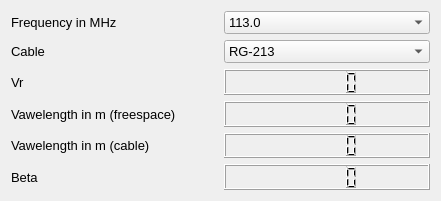
  <widget class="QWidget" name="gridLayoutWidget">
   <property name="geometry">
    <rect>
     <x>10</x>
     <y>30</y>
     <width>441</width>
     <height>201</height>
    </rect>
   </property>
   <property name="font">
    <font>
     <pointsize>10</pointsize>
    </font>
   </property>
   <layout class="QGridLayout" name="gridLayout">
    <item row="3" column="0">
     <widget class="QLabel" name="lblWavelength">
      <property name="sizePolicy">
       <sizepolicy hsizetype="Preferred" vsizetype="Minimum">
        <horstretch>0</horstretch>
        <verstretch>0</verstretch>
       </sizepolicy>
      </property>
      <property name="font">
       <font>
        <pointsize>10</pointsize>
       </font>
      </property>
      <property name="text">
       <string>Vawelength in m (freespace)</string>
      </property>
     </widget>
    </item>
    <item row="0" column="1">
     <widget class="QComboBox" name="cbFreq">
      <property name="font">
       <font>
        <pointsize>10</pointsize>
       </font>
      </property>
      <item>
       <property name="text">
        <string>113.0</string>
       </property>
      </item>
      <item>
       <property name="text">
        <string>115.1</string>
       </property>
      </item>
      <item>
       <property name="text">
        <string>116.3</string>
       </property>
      </item>
     </widget>
    </item>
    <item row="2" column="0">
     <widget class="QLabel" name="lblVr">
      <property name="sizePolicy">
       <sizepolicy hsizetype="Preferred" vsizetype="Minimum">
        <horstretch>0</horstretch>
        <verstretch>0</verstretch>
       </sizepolicy>
      </property>
      <property name="font">
       <font>
        <pointsize>10</pointsize>
       </font>
      </property>
      <property name="text">
       <string>Vr</string>
      </property>
     </widget>
    </item>
    <item row="2" column="1">
     <widget class="QLCDNumber" name="lcdVr">
      <property name="font">
       <font>
        <pointsize>10</pointsize>
       </font>
      </property>
     </widget>
    </item>
    <item row="4" column="1">
     <widget class="QLCDNumber" name="lcdWavelengthCable">
      <property name="font">
       <font>
        <pointsize>10</pointsize>
       </font>
      </property>
      <property name="value" stdset="0">
       <double>0.000000000000000</double>
      </property>
      <property name="intValue" stdset="0">
       <number>0</number>
      </property>
     </widget>
    </item>
    <item row="1" column="0">
     <widget class="QLabel" name="lblCable">
      <property name="font">
       <font>
        <pointsize>10</pointsize>
       </font>
      </property>
      <property name="text">
       <string>Cable</string>
      </property>
     </widget>
    </item>
    <item row="0" column="0">
     <widget class="QLabel" name="lblFreq">
      <property name="font">
       <font>
        <pointsize>10</pointsize>
       </font>
      </property>
      <property name="text">
       <string>Frequency in MHz</string>
      </property>
     </widget>
    </item>
    <item row="1" column="1">
     <widget class="QComboBox" name="cbCable">
      <property name="font">
       <font>
        <pointsize>10</pointsize>
       </font>
      </property>
      <item>
       <property name="text">
        <string>RG-213</string>
       </property>
      </item>
      <item>
       <property name="text">
        <string>RG-214</string>
       </property>
      </item>
     </widget>
    </item>
    <item row="3" column="1">
     <widget class="QLCDNumber" name="lcdWavelength">
      <property name="font">
       <font>
        <pointsize>10</pointsize>
       </font>
      </property>
      <property name="value" stdset="0">
       <double>0.000000000000000</double>
      </property>
      <property name="intValue" stdset="0">
       <number>0</number>
      </property>
     </widget>
    </item>
    <item row="4" column="0">
     <widget class="QLabel" name="lblWavelengthCable">
      <property name="sizePolicy">
       <sizepolicy hsizetype="Preferred" vsizetype="Minimum">
        <horstretch>0</horstretch>
        <verstretch>0</verstretch>
       </sizepolicy>
      </property>
      <property name="font">
       <font>
        <pointsize>10</pointsize>
       </font>
      </property>
      <property name="text">
       <string>Vawelength in m (cable)</string>
      </property>
     </widget>
    </item>
    <item row="5" column="0">
     <widget class="QLabel" name="lblBeta">
      <property name="font">
       <font>
        <pointsize>10</pointsize>
       </font>
      </property>
      <property name="text">
       <string>Beta</string>
      </property>
     </widget>
    </item>
    <item row="5" column="1">
     <widget class="QLCDNumber" name="lcdBeta">
      <property name="font">
       <font>
        <pointsize>10</pointsize>
       </font>
      </property>
      <property name="value" stdset="0">
       <double>0.000000000000000</double>
      </property>
      <property name="intValue" stdset="0">
       <number>0</number>
      </property>
     </widget>
    </item>
   </layout>
  </widget>
